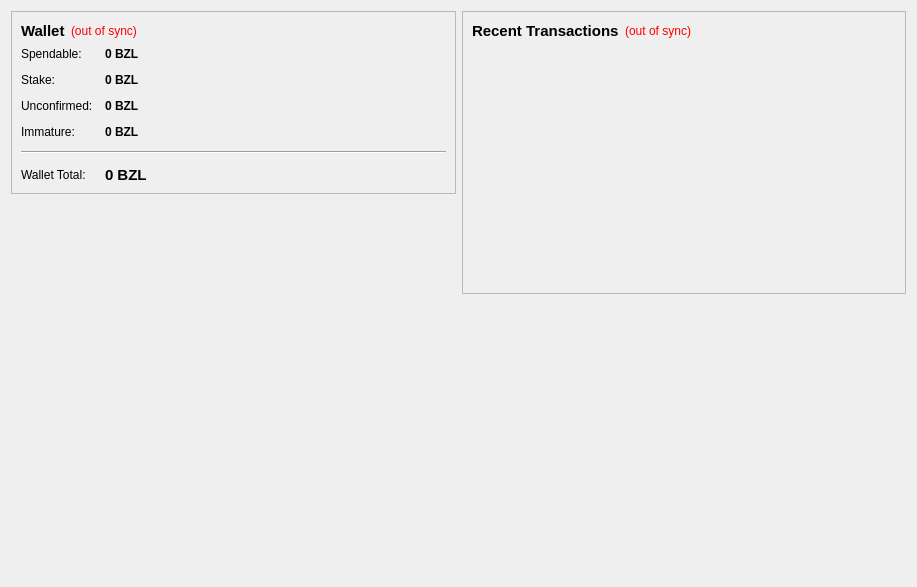
<?xml version="1.0" encoding="UTF-8"?>
<ui version="4.0">
 <class>OverviewPage</class>
 <widget class="QWidget" name="OverviewPage">
  <property name="geometry">
   <rect>
    <x>0</x>
    <y>0</y>
    <width>917</width>
    <height>587</height>
   </rect>
  </property>
  <property name="windowTitle">
   <string>Form</string>
  </property>
  <layout class="QHBoxLayout" name="horizontalLayout" stretch="1,1">
   <item>
    <layout class="QVBoxLayout" name="verticalLayout_2">
     <item>
      <widget class="QFrame" name="frame">
       <property name="frameShape">
        <enum>QFrame::StyledPanel</enum>
       </property>
       <property name="frameShadow">
        <enum>QFrame::Raised</enum>
       </property>
       <layout class="QVBoxLayout" name="verticalLayout_4">
        <item>
         <layout class="QHBoxLayout" name="horizontalLayout_4">
          <item>
           <widget class="QLabel" name="label_5">
            <property name="font">
             <font>
              <pointsize>11</pointsize>
              <weight>75</weight>
              <bold>true</bold>
             </font>
            </property>
            <property name="text">
             <string>Wallet</string>
            </property>
           </widget>
          </item>
          <item>
           <widget class="QLabel" name="labelWalletStatus">
            <property name="toolTip">
             <string>The displayed information may be out of date. Your wallet automatically synchronizes with the BZLCoin network after a connection is established, but this process has not completed yet.</string>
            </property>
            <property name="styleSheet">
             <string notr="true">QLabel { color: red; }</string>
            </property>
            <property name="text">
             <string notr="true">(out of sync)</string>
            </property>
            <property name="alignment">
             <set>Qt::AlignLeading|Qt::AlignLeft|Qt::AlignVCenter</set>
            </property>
           </widget>
          </item>
          <item>
           <widget class="QLabel" name="labelTradeLink">
            <property name="cursor">
             <cursorShape>PointingHandCursor</cursorShape>
            </property>
            <property name="text">
             <string/>
            </property>
            <property name="openExternalLinks">
             <bool>true</bool>
            </property>
           </widget>
          </item>
          <item>
           <spacer name="horizontalSpacer_2">
            <property name="orientation">
             <enum>Qt::Horizontal</enum>
            </property>
            <property name="sizeHint" stdset="0">
             <size>
              <width>40</width>
              <height>20</height>
             </size>
            </property>
           </spacer>
          </item>
         </layout>
        </item>
        <item>
         <layout class="QFormLayout" name="formLayout_2">
          <property name="fieldGrowthPolicy">
           <enum>QFormLayout::AllNonFixedFieldsGrow</enum>
          </property>
          <property name="horizontalSpacing">
           <number>12</number>
          </property>
          <property name="verticalSpacing">
           <number>12</number>
          </property>
          <item row="0" column="0">
           <widget class="QLabel" name="label">
            <property name="text">
             <string>Spendable:</string>
            </property>
           </widget>
          </item>
          <item row="0" column="1">
           <widget class="QLabel" name="labelBalance">
            <property name="font">
             <font>
              <weight>75</weight>
              <bold>true</bold>
             </font>
            </property>
            <property name="cursor">
             <cursorShape>IBeamCursor</cursorShape>
            </property>
            <property name="toolTip">
             <string>Your current spendable balance</string>
            </property>
            <property name="text">
             <string notr="true">0 BZL</string>
            </property>
            <property name="textInteractionFlags">
             <set>Qt::LinksAccessibleByMouse|Qt::TextSelectableByKeyboard|Qt::TextSelectableByMouse</set>
            </property>
           </widget>
          </item>
          <item row="1" column="0">
           <widget class="QLabel" name="label_6">
            <property name="text">
             <string>Stake:</string>
            </property>
           </widget>
          </item>
          <item row="1" column="1">
           <widget class="QLabel" name="labelStake">
            <property name="font">
             <font>
              <weight>75</weight>
              <bold>true</bold>
             </font>
            </property>
            <property name="cursor">
             <cursorShape>IBeamCursor</cursorShape>
            </property>
            <property name="toolTip">
             <string>Total of coins that was staked, and do not yet count toward the current balance</string>
            </property>
            <property name="text">
             <string notr="true">0 BZL</string>
            </property>
            <property name="textInteractionFlags">
             <set>Qt::LinksAccessibleByMouse|Qt::TextSelectableByKeyboard|Qt::TextSelectableByMouse</set>
            </property>
           </widget>
          </item>
          <item row="2" column="0">
           <widget class="QLabel" name="label_3">
            <property name="text">
             <string>Unconfirmed:</string>
            </property>
           </widget>
          </item>
          <item row="2" column="1">
           <widget class="QLabel" name="labelUnconfirmed">
            <property name="font">
             <font>
              <weight>75</weight>
              <bold>true</bold>
             </font>
            </property>
            <property name="cursor">
             <cursorShape>IBeamCursor</cursorShape>
            </property>
            <property name="toolTip">
             <string>Total of transactions that have yet to be confirmed, and do not yet count toward the current balance</string>
            </property>
            <property name="text">
             <string notr="true">0 BZL</string>
            </property>
            <property name="textInteractionFlags">
             <set>Qt::LinksAccessibleByMouse|Qt::TextSelectableByKeyboard|Qt::TextSelectableByMouse</set>
            </property>
           </widget>
          </item>
          <item row="3" column="0">
           <widget class="QLabel" name="labelImmatureText">
            <property name="text">
             <string>Immature:</string>
            </property>
           </widget>
          </item>
          <item row="3" column="1">
           <widget class="QLabel" name="labelImmature">
            <property name="font">
             <font>
              <weight>75</weight>
              <bold>true</bold>
             </font>
            </property>
            <property name="toolTip">
             <string>Mined balance that has not yet matured</string>
            </property>
            <property name="text">
             <string notr="true">0 BZL</string>
            </property>
            <property name="textInteractionFlags">
             <set>Qt::LinksAccessibleByMouse|Qt::TextSelectableByKeyboard|Qt::TextSelectableByMouse</set>
            </property>
           </widget>
          </item>
          <item row="4" column="0" colspan="2">
           <widget class="Line" name="line">
            <property name="orientation">
             <enum>Qt::Horizontal</enum>
            </property>
           </widget>
          </item>
          <item row="5" column="0">
           <widget class="QLabel" name="labelTotalText">
            <property name="text">
             <string>Wallet Total:</string>
            </property>
           </widget>
          </item>
          <item row="5" column="1">
           <widget class="QLabel" name="labelTotal">
            <property name="font">
             <font>
              <pointsize>11</pointsize>
              <weight>75</weight>
              <bold>true</bold>
             </font>
            </property>
            <property name="cursor">
             <cursorShape>IBeamCursor</cursorShape>
            </property>
            <property name="toolTip">
             <string>Your current total balance</string>
            </property>
            <property name="text">
             <string notr="true">0 BZL</string>
            </property>
            <property name="textInteractionFlags">
             <set>Qt::LinksAccessibleByMouse|Qt::TextSelectableByKeyboard|Qt::TextSelectableByMouse</set>
            </property>
           </widget>
          </item>
         </layout>
        </item>
       </layout>
      </widget>
     </item>
     <item>
      <spacer name="verticalSpacer">
       <property name="orientation">
        <enum>Qt::Vertical</enum>
       </property>
       <property name="sizeHint" stdset="0">
        <size>
         <width>20</width>
         <height>40</height>
        </size>
       </property>
      </spacer>
     </item>
     <item>
      <widget class="QLabel" name="label_2">
       <property name="text">
        <string/>
       </property>
       <property name="pixmap">
        <pixmap resource="../bitcoin.qrc">:/icons/bzlcoin</pixmap>
       </property>
      </widget>
     </item>
    </layout>
   </item>
   <item>
    <layout class="QVBoxLayout" name="verticalLayout_3">
     <item>
      <widget class="QFrame" name="frame_2">
       <property name="frameShape">
        <enum>QFrame::StyledPanel</enum>
       </property>
       <property name="frameShadow">
        <enum>QFrame::Raised</enum>
       </property>
       <layout class="QVBoxLayout" name="verticalLayout">
        <item>
         <layout class="QHBoxLayout" name="horizontalLayout_2">
          <item>
           <widget class="QLabel" name="label_4">
            <property name="font">
             <font>
              <pointsize>11</pointsize>
             </font>
            </property>
            <property name="text">
             <string>&lt;b&gt;Recent Transactions&lt;/b&gt;</string>
            </property>
           </widget>
          </item>
          <item>
           <widget class="QLabel" name="labelTransactionsStatus">
            <property name="toolTip">
             <string>The displayed information may be out of date. Your wallet automatically synchronizes with the BZLCoin network after a connection is established, but this process has not completed yet.</string>
            </property>
            <property name="styleSheet">
             <string notr="true">QLabel { color: red; }</string>
            </property>
            <property name="text">
             <string notr="true">(out of sync)</string>
            </property>
            <property name="alignment">
             <set>Qt::AlignRight|Qt::AlignTrailing|Qt::AlignVCenter</set>
            </property>
           </widget>
          </item>
          <item>
           <spacer name="horizontalSpacer">
            <property name="orientation">
             <enum>Qt::Horizontal</enum>
            </property>
            <property name="sizeHint" stdset="0">
             <size>
              <width>40</width>
              <height>20</height>
             </size>
            </property>
           </spacer>
          </item>
         </layout>
        </item>
        <item>
         <widget class="QListView" name="listTransactions">
          <property name="styleSheet">
           <string notr="true">QListView { background: transparent; }</string>
          </property>
          <property name="frameShape">
           <enum>QFrame::NoFrame</enum>
          </property>
          <property name="verticalScrollBarPolicy">
           <enum>Qt::ScrollBarAlwaysOff</enum>
          </property>
          <property name="horizontalScrollBarPolicy">
           <enum>Qt::ScrollBarAlwaysOff</enum>
          </property>
          <property name="selectionMode">
           <enum>QAbstractItemView::NoSelection</enum>
          </property>
         </widget>
        </item>
       </layout>
      </widget>
     </item>
     <item>
      <spacer name="verticalSpacer_2">
       <property name="orientation">
        <enum>Qt::Vertical</enum>
       </property>
       <property name="sizeHint" stdset="0">
        <size>
         <width>20</width>
         <height>40</height>
        </size>
       </property>
      </spacer>
     </item>
    </layout>
   </item>
  </layout>
 </widget>
 <resources>
  <include location="../bitcoin.qrc"/>
 </resources>
 <connections/>
</ui>
